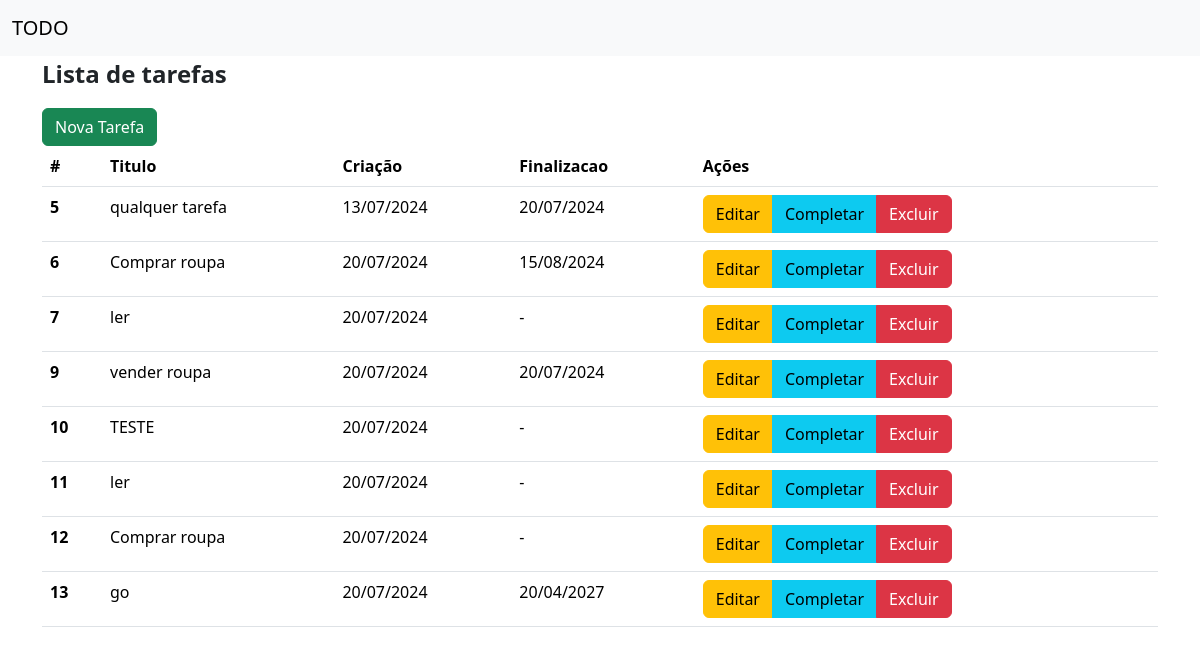
The page / on the database its author committed.
### todos/models.py (models this page shows)
class Todo(models.Model):
    titulo = models.CharField(max_length=150, null=False, blank=False, verbose_name="Título da Tarefa",)
    dtCriacao = models.DateTimeField(auto_now_add=True, null=False, blank=False, verbose_name="Data de criação",)
    dtFinalizado = models.DateTimeField(null=True, blank=True, verbose_name="Data de Finalização",)

### todos/views.py (the view)
# urls.py: path("", todoListarView.as_view(template_name="todos/todolistar.html"),name='todo_listar'),
class todoListarView(ListView):
    model = Todo #classe deve usar o modelo ToDo (.\todos\models.py)

### todos/templates/todos/todolistar.html (shortened to what this page needs)
{% extends 'padrao.html' %}
{% block subtitulo %}
    Lista de tarefas
{% endblock %}
{% block conteudo %}
    <a href="{% url 'todo_criar'%}"
      type="button" class="btn btn-success">Nova Tarefa
    </a>
    <table class="table">
      <thead>
        <tr>
          <th scope="col">#</th>
          <th scope="col">Titulo</th>
          <th scope="col">Criação</th>
          <th scope="col">Finalizacao</th>
          <th scope="col">Ações</th>
        </tr>
      </thead>
      <tbody>
        {% for tarefa in todo_list %}
          <tr>
            <th scope="row">{{ tarefa.id }}</th>
            <td>{{ tarefa.titulo }}</td>
            <td>{{ tarefa.dtCriacao|date:'SHORT_DATE_FORMAT' }}</td>
            <td>{{ tarefa.dtFinalizado|date:'SHORT_DATE_FORMAT'|default:'-' }}</td>
            <td>
              <div class="btn-group" role="group" aria-label="Basic mixed styles example">
                <button type="button" onclick="window.location.href='{% url 'todo_atualizar' pk=tarefa.pk %}'" class="btn btn-warning">Editar</button>
                <button type="button" onclick="window.location.href='{% url 'todo_completar' pk=tarefa.pk %}'" class="btn btn-info">Completar</button>
                <button type="button" class="btn btn-danger" data-bs-toggle="modal" data-bs-target="#ModalDeletar{{ tarefa.id }}">Excluir</button>
              </div>
            </td>
          </tr>
        {% endfor %}
      </tbody>
    </table>
  {% endblock %}

### todos/templates/padrao.html (shortened to what this page needs)
<!DOCTYPE html>
<html lang="pt-BR">
    <head>
    <link href="https://cdn.jsdelivr.net/npm/bootstrap@5.3.3/dist/css/bootstrap.min.css" rel="stylesheet" />
    </head>
    <body>
        <nav class="navbar navbar-expand-lg bg-body-tertiary">
            <div class="container-fluid">
                <a class="navbar-brand" href="#">TODO</a>
            </div>
        </nav>
        <main class="container">
            <p class="text-start fs-4 fw-bold">
                {% block subtitulo %}
                {% endblock %}
            </p>
            {% block conteudo %}
            {% endblock %}
        </main>
    </body>
</html>

### rows shown on the page
Todo: id "5", titulo "qualquer tarefa", dtCriacao "13/07/2024", dtFinalizado "20/07/2024"
Todo: id "6", titulo "Comprar roupa", dtCriacao "20/07/2024", dtFinalizado "15/08/2024"
Todo: id "7", titulo "ler", dtCriacao "20/07/2024", dtFinalizado "-"
Todo: id "9", titulo "vender roupa", dtCriacao "20/07/2024", dtFinalizado "20/07/2024"
Todo: id "10", titulo "TESTE", dtCriacao "20/07/2024", dtFinalizado "-"
Todo: id "11", titulo "ler", dtCriacao "20/07/2024", dtFinalizado "-"
Todo: id "12", titulo "Comprar roupa", dtCriacao "20/07/2024", dtFinalizado "-"
Todo: id "13", titulo "go", dtCriacao "20/07/2024", dtFinalizado "20/04/2027"
